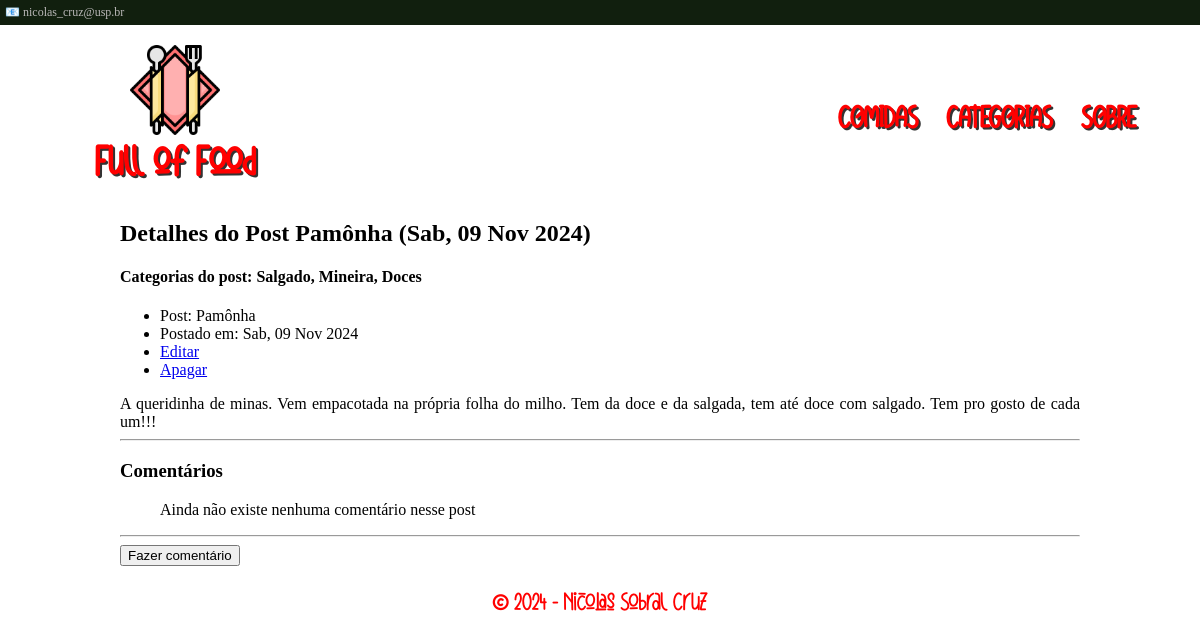
Page /comidas/8/ on the committed database.
### comidas/models.py (models this page shows, shortened)
class Post(models.Model):
    titulo = models.CharField(max_length=255)
    conteudo = models.TextField()
    data = models.DateTimeField(auto_now_add=False)
    class Meta:
        ordering = ['-data']

class Category(models.Model):
    nome=models.CharField(max_length=255)
    descricao=models.CharField(max_length=1000)
    post = models.ManyToManyField(Post)

### comidas/views.py (the view)
# urls.py: path('<int:pk>/', views.DetailView.as_view(), name='detail'),
class DetailView(generic.DetailView):
    model=Post
    template_name='comidas/detail.html'

### comidas/templates/comidas/detail.html (shortened to what this page needs)
{% extends 'base.html' %}
{% block content %}
    <h2>Detalhes do Post {{ post.titulo }} ({{ post.data|date:"D, d M Y" }})</h2>
    <section>
        <h4>Categorias do post:
            {% if post.category_set.all %}
               {% for category in post.category_set.all %}
    {{ category.nome }}{% if not forloop.last %}, {% endif %}
{% endfor %}
            {% endif %}
        </h4>
    </section>
    <section >
      <ul>
        <li>Post: {{ post.titulo }}</li>
        <li>Postado em: {{ post.data |date:"D, d M Y" }}</li>
        <li><a href="{% url 'comidas:update' post.id %}">Editar </a></li>
        <li><a href="{% url 'comidas:delete' post.id %}">Apagar </a></li>
      </ul>
      {{ post.conteudo |safe }}
    </section>
    <hr>
<section>
    <header>
        <h3>Comentários</h3>
    </header>
    <ul>
        {% if post.comment_set.all %}
            {% for comment in post.comment_set.all %}
                <figure>
                    <blockquote>
                        "{{ comment.texto }}"
                    </blockquote>
                    <figcaption>—{{ comment.autor }}  ({{comment.data|date:"D, d M Y"}})</figcaption>
                </figure>
            {% endfor %}
        {% else %}
            <p>Ainda não existe nenhuma comentário nesse post</p>
        {% endif %}
    </ul>
    <hr>
    <a href="{% url 'comidas:comment' post.pk %}"><button>Fazer comentário</button></a>
</section>
{% endblock content %}

### static/style.css (style rules this page uses)
:root { font-size: 16px; }
body { margin:0; }
header { width: 100%; margin: 0 auto; background-color: #fff; }

### rows in the picture
Post: titulo "Pamônha", data "Sab, 09 Nov 2024", conteudo "A queridinha de minas. Vem empacotada na própria folha do milho. Tem da doce e da salgada, tem até doce com salgado. Tem pro gosto de cada um!!!"
Category: nome "Salgado"
Category: nome "Mineira"
Category: nome "Doces"
